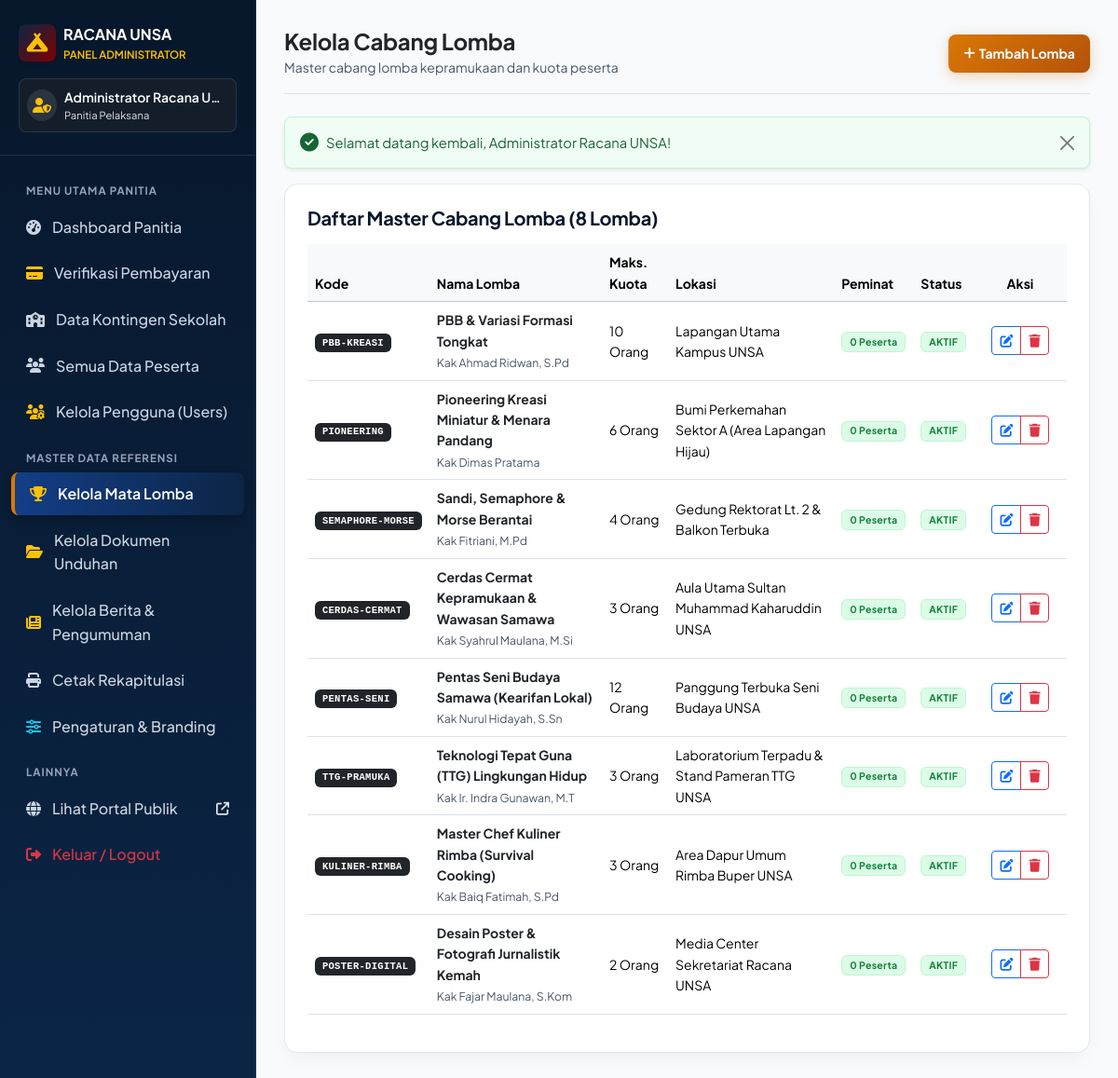
Screenshot of /panel/jadwal-kompetisi (signed in) with the database file from the repository.
### tables this page shows
CREATE TABLE IF NOT EXISTS `pengaturan_portal` (
  `id` INT AUTO_INCREMENT PRIMARY KEY,
  `key_name` VARCHAR(100) NOT NULL UNIQUE,
  `key_value` TEXT NULL,
  `deskripsi` VARCHAR(255) NULL
);

CREATE TABLE IF NOT EXISTS `users` (
  `id` INT AUTO_INCREMENT PRIMARY KEY,
  `username` VARCHAR(50) NOT NULL UNIQUE,
  `password` VARCHAR(255) NOT NULL,
  `nama_lengkap` VARCHAR(150) NOT NULL,
  `email` VARCHAR(100) NULL,
  `no_hp` VARCHAR(25) NULL,
  `role` ENUM('admin', 'sekolah') NOT NULL DEFAULT 'sekolah',
  `status` ENUM('aktif', 'nonaktif') NOT NULL DEFAULT 'aktif',
  `created_at` TIMESTAMP DEFAULT CURRENT_TIMESTAMP,
  `updated_at` TIMESTAMP DEFAULT CURRENT_TIMESTAMP ON UPDATE CURRENT_TIMESTAMP
);

CREATE TABLE IF NOT EXISTS `mata_lomba` (
  `id` INT AUTO_INCREMENT PRIMARY KEY,
  `kode_lomba` VARCHAR(30) NOT NULL UNIQUE,
  `nama_lomba` VARCHAR(150) NOT NULL,
  `kategori_lomba` ENUM('Putra', 'Putri', 'Campuran / Umum') NOT NULL DEFAULT 'Campuran / Umum',
  `max_peserta_per_sekolah` INT NOT NULL DEFAULT 10,
  `deskripsi` TEXT NULL,
  `juknis_singkat` TEXT NULL,
  `juknis_lengkap` TEXT NULL,
  `kriteria_penilaian` TEXT NULL,
  `alat_bahan` TEXT NULL,
  `jadwal_lomba` VARCHAR(100) DEFAULT 'Hari Ke-2 (16 Nov 2026, 08.00 WITA)',
  `penanggung_jawab` VARCHAR(100) DEFAULT 'Panitia Divisi Lomba',
  `kontak_pj` VARCHAR(30) DEFAULT '0852-3891-2345',
  `lokasi_lomba` VARCHAR(100) DEFAULT 'Bumi Perkemahan UNSA',
  `icon_lomba` VARCHAR(50) DEFAULT 'fa-trophy',
  `status_aktif` ENUM('Y', 'N') NOT NULL DEFAULT 'Y',
  `created_at` TIMESTAMP DEFAULT CURRENT_TIMESTAMP
);

### admin/mata-lomba.php (the view, shortened to what the rows shown need)
<?php
require_once dirname(__DIR__) . '/config/app.php';
require_once dirname(__DIR__) . '/config/auth.php';
$pdo = getDB();
$action = $_GET['action'] ?? 'list';
$stmtLomba = $pdo->query("
    SELECT m.*, COUNT(pl.id) as total_peserta
    FROM mata_lomba m
    LEFT JOIN peserta_lomba pl ON m.id = pl.lomba_id
    GROUP BY m.id
    ORDER BY m.id ASC
");
$listLomba = $stmtLomba->fetchAll();
?>
<!DOCTYPE html>
<html lang="id">
<head>
    <link href="https://cdn.jsdelivr.net/npm/bootstrap@5.3.2/dist/css/bootstrap.min.css" rel="stylesheet">
    <link rel="stylesheet" href="https://cdnjs.cloudflare.com/ajax/libs/font-awesome/6.4.2/css/all.min.css">
    <link rel="stylesheet" href="<?= asset('css/custom.css') ?>">
</head>
<body>
<?php require_once dirname(__DIR__) . '/includes/sidebar.php'; ?>
<div class="main-content-wrapper">
    <div class="row g-4">
        <div class="<?= ($action === 'add' || $action === 'edit') ? 'col-lg-7' : 'col-12' ?>">
            <div class="custom-card p-4">
                <div class="table-responsive">
                    <table class="table table-hover align-middle small">
                        <thead class="table-light">
                            <tr>
                                <th>Kode</th>
                                <th>Nama Lomba</th>
                                <th>Maks. Kuota</th>
                                <th>Lokasi</th>
                                <th>Peminat</th>
                                <th>Status</th>
                                <th class="text-center" style="width: 100px;">Aksi</th>
                            </tr>
                        </thead>
                        <tbody>
                            <?php foreach ($listLomba as $l): ?>
                                <tr>
                                    <td><span class="badge bg-dark font-monospace"><?= e($l['kode_lomba']) ?></span></td>
                                    <td>
                                        <div class="fw-bold text-dark"><?= e($l['nama_lomba']) ?></div>
                                        <small class="text-muted"><?= e($l['penanggung_jawab'] ?: '-') ?></small>
                                    </td>
                                    <td><?= $l['max_peserta_per_sekolah'] ?> Orang</td>
                                    <td><?= e($l['lokasi_lomba']) ?></td>
                                    <td><span class="badge bg-success"><?= $l['total_peserta'] ?> Peserta</span></td>
                                    <td>
                                        <span class="badge bg-<?= $l['status_aktif'] === 'Y' ? 'success' : 'secondary' ?>">
                                            <?= $l['status_aktif'] === 'Y' ? 'AKTIF' : 'NONAKTIF' ?>
                                        </span>
                                    </td>
                                    <td class="text-center">
                                        <div class="btn-group btn-group-sm">
                                            <a href="<?= base_url('admin/mata-lomba.php?action=edit&id=' . $l['id']) ?>" class="btn btn-outline-primary" title="Edit Lomba">
                                                <i class="fa-solid fa-pen-to-square"></i>
                                            </a>
                                            <a href="<?= base_url('admin/mata-lomba.php?action=delete&id=' . $l['id']) ?>" class="btn btn-outline-danger" title="Hapus Lomba" onclick="return confirm('Hapus mata lomba <?= e(addslashes($l['nama_lomba'])) ?>?')">
                                                <i class="fa-solid fa-trash"></i>
                                            </a>
                                        </div>
                                    </td>
                                </tr>
                            <?php endforeach; ?>
                        </tbody>
                    </table>
                </div>
            </div>
        </div>
    </div>
</div>
</body>
</html>

### includes/sidebar.php (shortened to what the rows shown need)
<?php
$userRole = get_user_role();
$user = get_auth_user();
$namaBrand = get_setting('nama_brand', 'RACANA UNSA');
$sekolah = ($userRole === 'sekolah') ? get_current_sekolah() : null;
?>
<aside class="sidebar-wrapper">
    <div class="sidebar-header">
        <div class="d-flex align-items-center gap-2">
            <div>
                <div class="fw-bold text-white fs-6"><?= e($namaBrand) ?></div>
                <small class="text-warning fw-semibold d-block" style="font-size: 0.72rem;">
                    <?= $userRole === 'admin' ? 'PANEL ADMINISTRATOR' : 'PORTAL KONTINGEN' ?>
                </small>
            </div>
        </div>
        <div class="mt-3 p-2 rounded-3 bg-dark bg-opacity-50 border border-white border-opacity-10 d-flex align-items-center gap-2">
            <div class="overflow-hidden">
                <div class="text-white text-truncate fw-semibold small">
                    <?= e($sekolah['nama_sekolah'] ?? $user['nama_lengkap'] ?? $user['username'] ?? 'User') ?>
                </div>
                <div class="text-white-50" style="font-size: 0.7rem;">
                    <?= $userRole === 'admin' ? 'Panitia Pelaksana' : 'Gudep Sekolah' ?>
                </div>
            </div>
        </div>
    </div>
</aside>

### rows the page displays
pengaturan_portal: key_value "RACANA UNSA"
users: nama_lengkap "Administrator Racana U…"
mata_lomba: kode_lomba "PBB-KREASI", nama_lomba "PBB & Variasi Formasi Tongkat", penanggung_jawab "Kak Ahmad Ridwan, S.Pd", max_peserta_per_sekolah "10", lokasi_lomba "Lapangan Utama Kampus UNSA", total_peserta "0", status_aktif "AKTIF"
mata_lomba: kode_lomba "PIONEERING", nama_lomba "Pioneering Kreasi Miniatur & Menara Pandang", penanggung_jawab "Kak Dimas Pratama", max_peserta_per_sekolah "6", lokasi_lomba "Bumi Perkemahan Sektor A (Area Lapangan Hijau)", total_peserta "0", status_aktif "AKTIF"
mata_lomba: kode_lomba "SEMAPHORE-MORSE", nama_lomba "Sandi, Semaphore & Morse Berantai", penanggung_jawab "Kak Fitriani, M.Pd", max_peserta_per_sekolah "4", lokasi_lomba "Gedung Rektorat Lt. 2 & Balkon Terbuka", total_peserta "0", status_aktif "AKTIF"
mata_lomba: kode_lomba "CERDAS-CERMAT", nama_lomba "Cerdas Cermat Kepramukaan & Wawasan Samawa", penanggung_jawab "Kak Syahrul Maulana, M.Si", max_peserta_per_sekolah "3", lokasi_lomba "Aula Utama Sultan Muhammad Kaharuddin UNSA", total_peserta "0", status_aktif "AKTIF"
mata_lomba: kode_lomba "PENTAS-SENI", nama_lomba "Pentas Seni Budaya Samawa (Kearifan Lokal)", penanggung_jawab "Kak Nurul Hidayah, S.Sn", max_peserta_per_sekolah "12", lokasi_lomba "Panggung Terbuka Seni Budaya UNSA", total_peserta "0", status_aktif "AKTIF"
mata_lomba: kode_lomba "TTG-PRAMUKA", nama_lomba "Teknologi Tepat Guna (TTG) Lingkungan Hidup", penanggung_jawab "Kak Ir. Indra Gunawan, M.T", max_peserta_per_sekolah "3", lokasi_lomba "Laboratorium Terpadu & Stand Pameran TTG UNSA", total_peserta "0", status_aktif "AKTIF"
mata_lomba: kode_lomba "KULINER-RIMBA", nama_lomba "Master Chef Kuliner Rimba (Survival Cooking)", penanggung_jawab "Kak Baiq Fatimah, S.Pd", max_peserta_per_sekolah "3", lokasi_lomba "Area Dapur Umum Rimba Buper UNSA", total_peserta "0", status_aktif "AKTIF"
mata_lomba: kode_lomba "POSTER-DIGITAL", nama_lomba "Desain Poster & Fotografi Jurnalistik Kemah", penanggung_jawab "Kak Fajar Maulana, S.Kom", max_peserta_per_sekolah "2", lokasi_lomba "Media Center Sekretariat Racana UNSA", total_peserta "0", status_aktif "AKTIF"

### other values shown
$flash['message'] "Selamat datang kembali, Administrator Racana UNSA!"
count($listLomba) "8"
